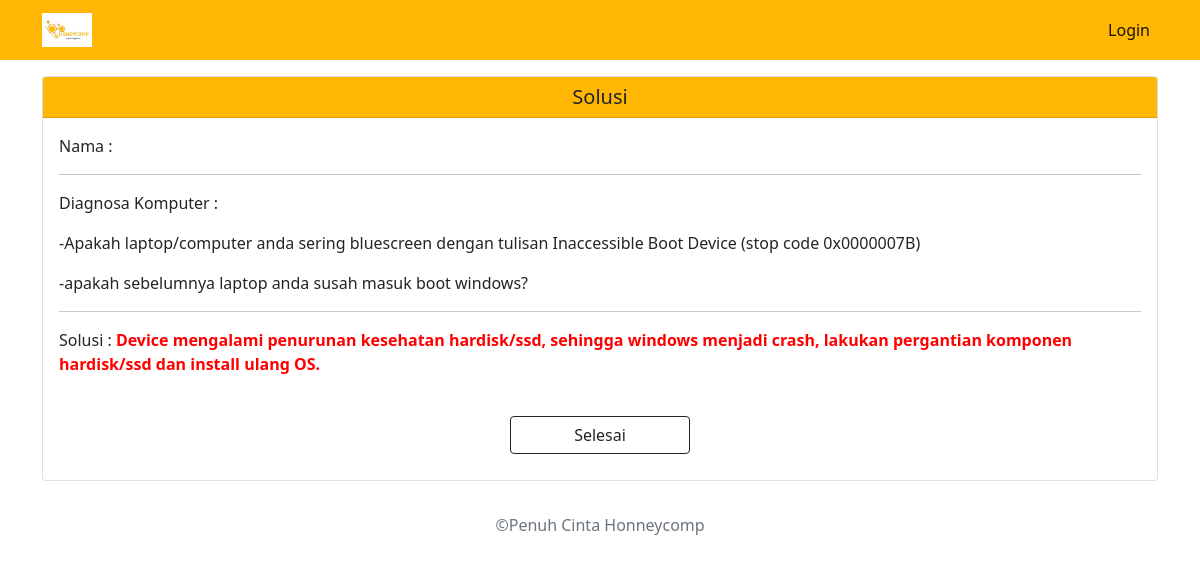
The app's page /solusi.php?kode=s-1a with its own data.
### tables this page shows
CREATE TABLE `tb_kesimpulan` (
  `kode_kesimpulan` int NOT NULL,
  `solusi` text NOT NULL,
  `fakta` text NOT NULL,
  `oleh` varchar(100) NOT NULL,
  `status` varchar(100) NOT NULL
);

CREATE TABLE `tb_solusi` (
  `kode_solusi` varchar(50) NOT NULL,
  `isi_solusi` text NOT NULL
);

### solusi.php (the view, shortened to what this page needs)
<!doctype html>
<html lang="en">
  <head>
    <link href="https://cdn.jsdelivr.net/npm/bootstrap@5.1.3/dist/css/bootstrap.min.css" rel="stylesheet">
  </head>
  <body>
    <nav class="navbar navbar-expand-lg navbar-light" style="background-color: #ffb703;">
        <div class="container">
            <a class="navbar-brand" href="#"><img src="gambar/icon.jpeg" alt="" width="50"></a>
            <div class="collapse navbar-collapse" id="navbarSupportedContent">
            <ul class="navbar-nav ms-auto">
                <li class="nav-item">
                <a class="nav-link active" aria-current="page" href="#">Login</a>
                </li>
            </div>
        </div>
    </nav>
  <div class="container">
  <main class="batas-atas">
        <div class="card mb-3 mt-3 ">
          <h5 class="card-header text-center" style="background-color: #ffb703;">Solusi</h5>
          <div class="card-body text-left ukuran-20">
            <form method="post" action="solusi.php" enctype="multipart/form-data" role="form">
                <?php
                include ('koneksi.php');
                echo "<p>Nama : ".$_SESSION['nama']."</p>";
                ?>
                <hr>
                <p>Diagnosa Komputer :</p>
                <?php
                 include "function.php";
                 solusi($kode);
                ?>
                <hr>
                <?php
                $sql = "SELECT * from tb_solusi WHERE kode_solusi='$kode'";
                $data = mysqli_query($connect,$sql);
                $row = mysqli_fetch_assoc($data);
                if ($row['kode_solusi']=="x-1" || $row['isi_solusi']=="x-2" || $row['isi_solusi']=="x-3" || $row['isi_solusi']=="x-4" || $row['isi_solusi']=="x-5") {
                  echo "<center><p><strong style='color:red'>SISTEM TIDAK MENEMUKAN JAWABAN !</strong></p></center><hr>";
                  ?>
                  <?php
             }
             else{
                 echo "<p>Solusi : <strong style='color:red'>".$row['isi_solusi']."</strong></p>";
             }
                ?>
            </form>
            <br>
            <div class="text-center">
                <a style="margin-bottom: 10px;" href="session_end.php" class="btn btn-outline-dark col-sm-2">Selesai</a>
            </div>
          </div>
        </div>
    </main>
        </div>
  <footer class="footer mt-auto py-3 text-center">
        <div class="container">
            <span class="text-muted">&copy;Penuh Cinta Honneycomp</span>
        </div>
    </footer>
  </body>
</html>

### function.php (shortened to what this page needs)
<?php
function kesimpulan($solusi){
    include 'koneksi.php';
    $sql = "SELECT * from tb_kesimpulan WHERE solusi='$solusi' AND status='setuju'";
    $data = mysqli_query($connect,$sql);
    while ($row = mysqli_fetch_assoc($data)) {
        echo '<p>-'.$row['fakta'].'</p>';
    }
}
function solusi($kode){
    if ($kode=='s-1a') {
        $solusi = "s-1a";
        $kode = kesimpulan($solusi);
    }
}
?>

### records on screen
tb_kesimpulan: fakta "Apakah laptop/computer anda sering bluescreen dengan tulisan Inaccessible Boot Device (stop code 0x0000007B)"
tb_kesimpulan: fakta "apakah sebelumnya laptop anda susah masuk boot windows?"
tb_solusi: isi_solusi "Device mengalami penurunan kesehatan hardisk/ssd, sehingga windows menjadi crash, lakukan pergantian komponen hardisk/ssd dan install ulang OS."
